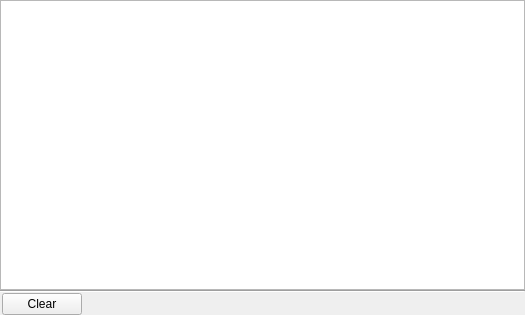
<?xml version="1.0" encoding="UTF-8"?>
<ui version="4.0">
 <class>DownloadManager</class>
 <widget class="QWidget" name="DownloadManager">
  <property name="geometry">
   <rect>
    <x>0</x>
    <y>0</y>
    <width>525</width>
    <height>315</height>
   </rect>
  </property>
  <property name="minimumSize">
   <size>
    <width>300</width>
    <height>0</height>
   </size>
  </property>
  <property name="windowTitle">
   <string>Download Manager</string>
  </property>
  <layout class="QVBoxLayout" name="verticalLayout">
   <property name="spacing">
    <number>0</number>
   </property>
   <property name="margin">
    <number>0</number>
   </property>
   <item>
    <widget class="QListWidget" name="list">
     <property name="horizontalScrollBarPolicy">
      <enum>Qt::ScrollBarAlwaysOff</enum>
     </property>
     <property name="alternatingRowColors">
      <bool>true</bool>
     </property>
    </widget>
   </item>
   <item>
    <widget class="Line" name="line">
     <property name="orientation">
      <enum>Qt::Horizontal</enum>
     </property>
    </widget>
   </item>
   <item>
    <layout class="QHBoxLayout" name="horizontalLayout">
     <item>
      <spacer name="horizontalSpacer_2">
       <property name="orientation">
        <enum>Qt::Horizontal</enum>
       </property>
       <property name="sizeType">
        <enum>QSizePolicy::Fixed</enum>
       </property>
       <property name="sizeHint" stdset="0">
        <size>
         <width>2</width>
         <height>20</height>
        </size>
       </property>
      </spacer>
     </item>
     <item>
      <widget class="QPushButton" name="clearButton">
       <property name="sizePolicy">
        <sizepolicy hsizetype="Fixed" vsizetype="Preferred">
         <horstretch>0</horstretch>
         <verstretch>0</verstretch>
        </sizepolicy>
       </property>
       <property name="text">
        <string>Clear</string>
       </property>
      </widget>
     </item>
     <item>
      <spacer name="horizontalSpacer">
       <property name="orientation">
        <enum>Qt::Horizontal</enum>
       </property>
       <property name="sizeHint" stdset="0">
        <size>
         <width>40</width>
         <height>20</height>
        </size>
       </property>
      </spacer>
     </item>
     <item>
      <widget class="QLabel" name="speedLabel">
       <property name="text">
        <string/>
       </property>
      </widget>
     </item>
     <item>
      <spacer name="horizontalSpacer_3">
       <property name="orientation">
        <enum>Qt::Horizontal</enum>
       </property>
       <property name="sizeType">
        <enum>QSizePolicy::Minimum</enum>
       </property>
       <property name="sizeHint" stdset="0">
        <size>
         <width>40</width>
         <height>20</height>
        </size>
       </property>
      </spacer>
     </item>
    </layout>
   </item>
  </layout>
 </widget>
 <resources/>
 <connections/>
</ui>
